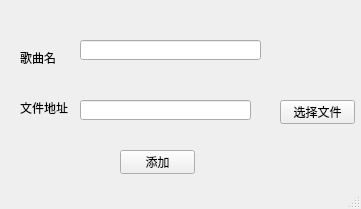
<?xml version="1.0" encoding="UTF-8"?>
<ui version="4.0">
 <class>addMusicClass</class>
 <widget class="QMainWindow" name="addMusicClass">
  <property name="geometry">
   <rect>
    <x>0</x>
    <y>0</y>
    <width>361</width>
    <height>209</height>
   </rect>
  </property>
  <property name="windowTitle">
   <string>addMusic</string>
  </property>
  <property name="styleSheet">
   <string notr="true">background-image: url();</string>
  </property>
  <widget class="QWidget" name="centralWidget">
   <widget class="QPushButton" name="pushButton">
    <property name="geometry">
     <rect>
      <x>120</x>
      <y>150</y>
      <width>75</width>
      <height>24</height>
     </rect>
    </property>
    <property name="text">
     <string>添加</string>
    </property>
   </widget>
   <widget class="QPushButton" name="pushButton_2">
    <property name="geometry">
     <rect>
      <x>280</x>
      <y>100</y>
      <width>75</width>
      <height>24</height>
     </rect>
    </property>
    <property name="text">
     <string>选择文件</string>
    </property>
   </widget>
   <widget class="QLabel" name="label">
    <property name="geometry">
     <rect>
      <x>20</x>
      <y>50</y>
      <width>54</width>
      <height>16</height>
     </rect>
    </property>
    <property name="text">
     <string>歌曲名</string>
    </property>
   </widget>
   <widget class="QLabel" name="label_2">
    <property name="geometry">
     <rect>
      <x>20</x>
      <y>100</y>
      <width>54</width>
      <height>16</height>
     </rect>
    </property>
    <property name="text">
     <string>文件地址</string>
    </property>
   </widget>
   <widget class="QLineEdit" name="lineEdit">
    <property name="geometry">
     <rect>
      <x>80</x>
      <y>40</y>
      <width>181</width>
      <height>20</height>
     </rect>
    </property>
   </widget>
   <widget class="QLineEdit" name="lineEdit_2">
    <property name="geometry">
     <rect>
      <x>80</x>
      <y>100</y>
      <width>171</width>
      <height>20</height>
     </rect>
    </property>
   </widget>
  </widget>
  <widget class="QStatusBar" name="statusBar"/>
 </widget>
 <layoutdefault spacing="6" margin="11"/>
 <resources/>
 <connections/>
</ui>
